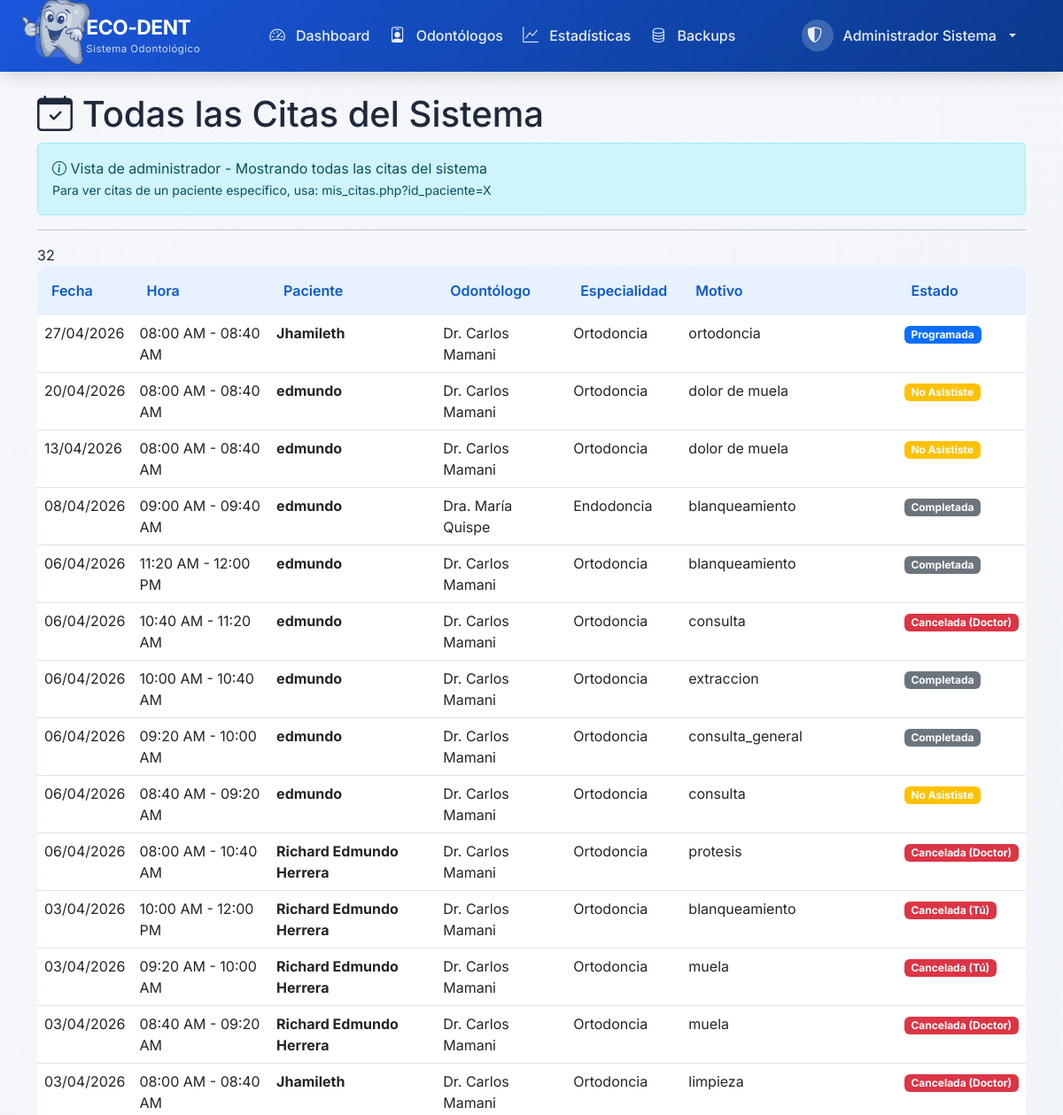
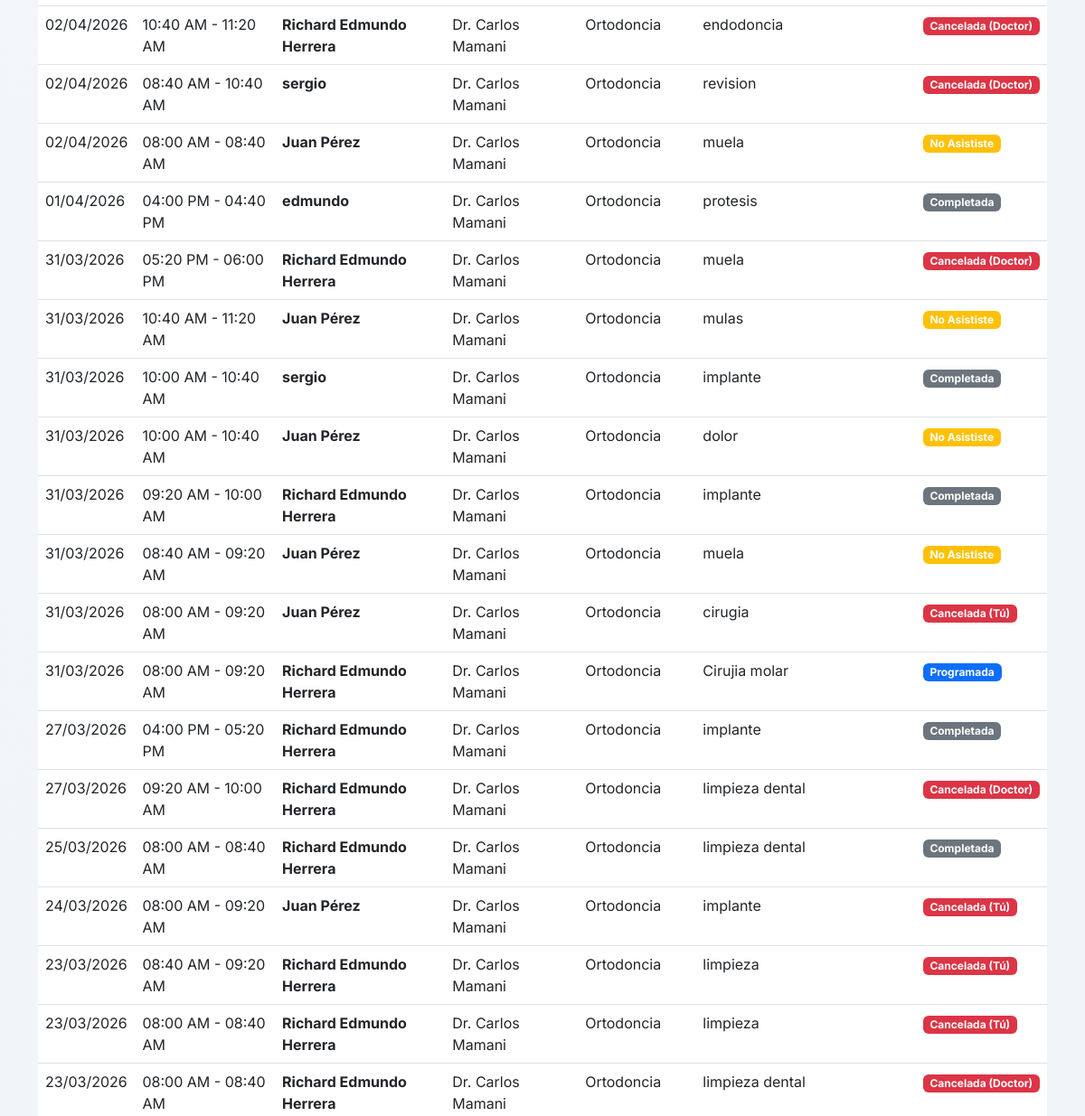
The app's page /public/paciente/mis_citas.php (signed in, upper part), older data (2 pictures, top to bottom).
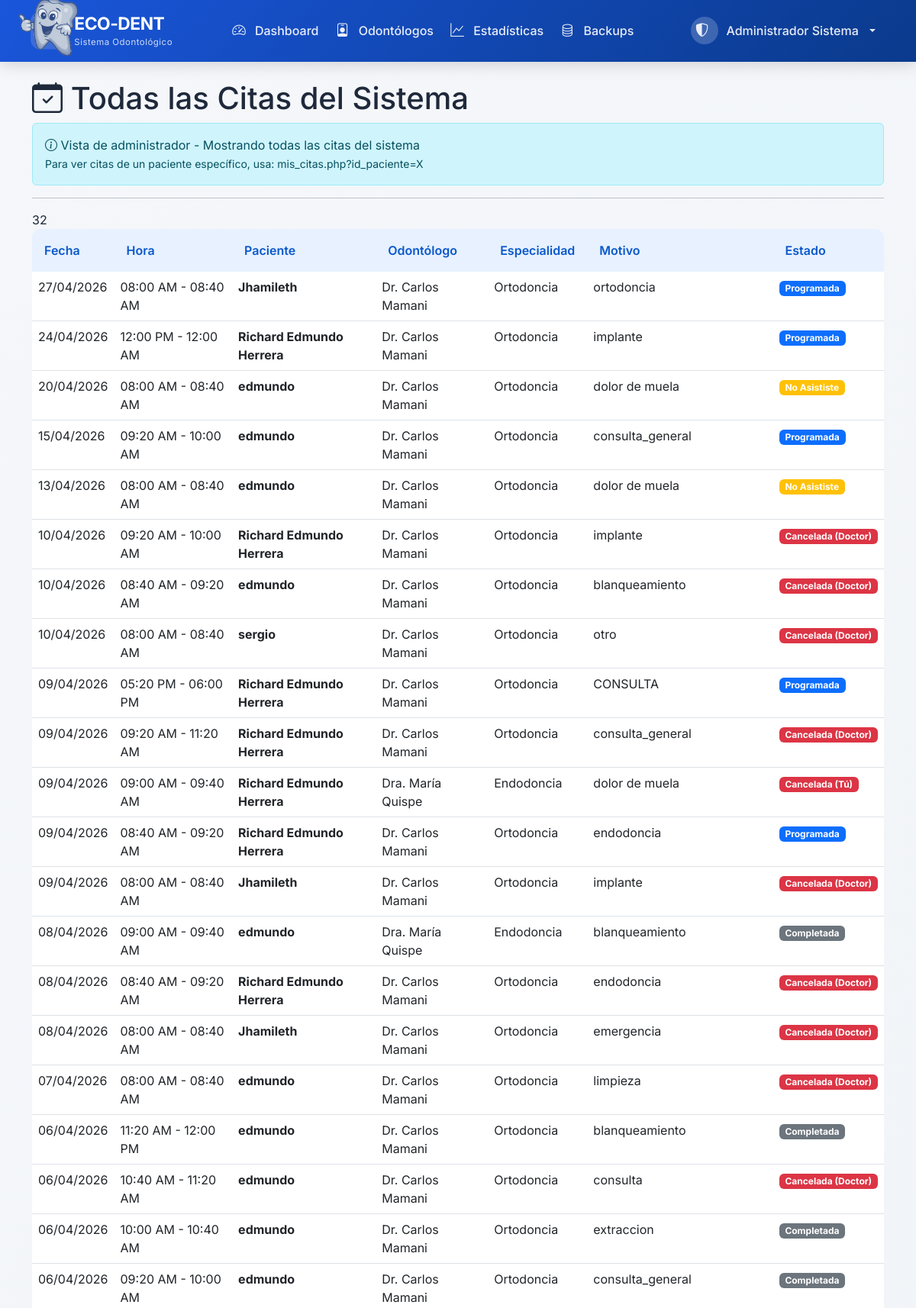
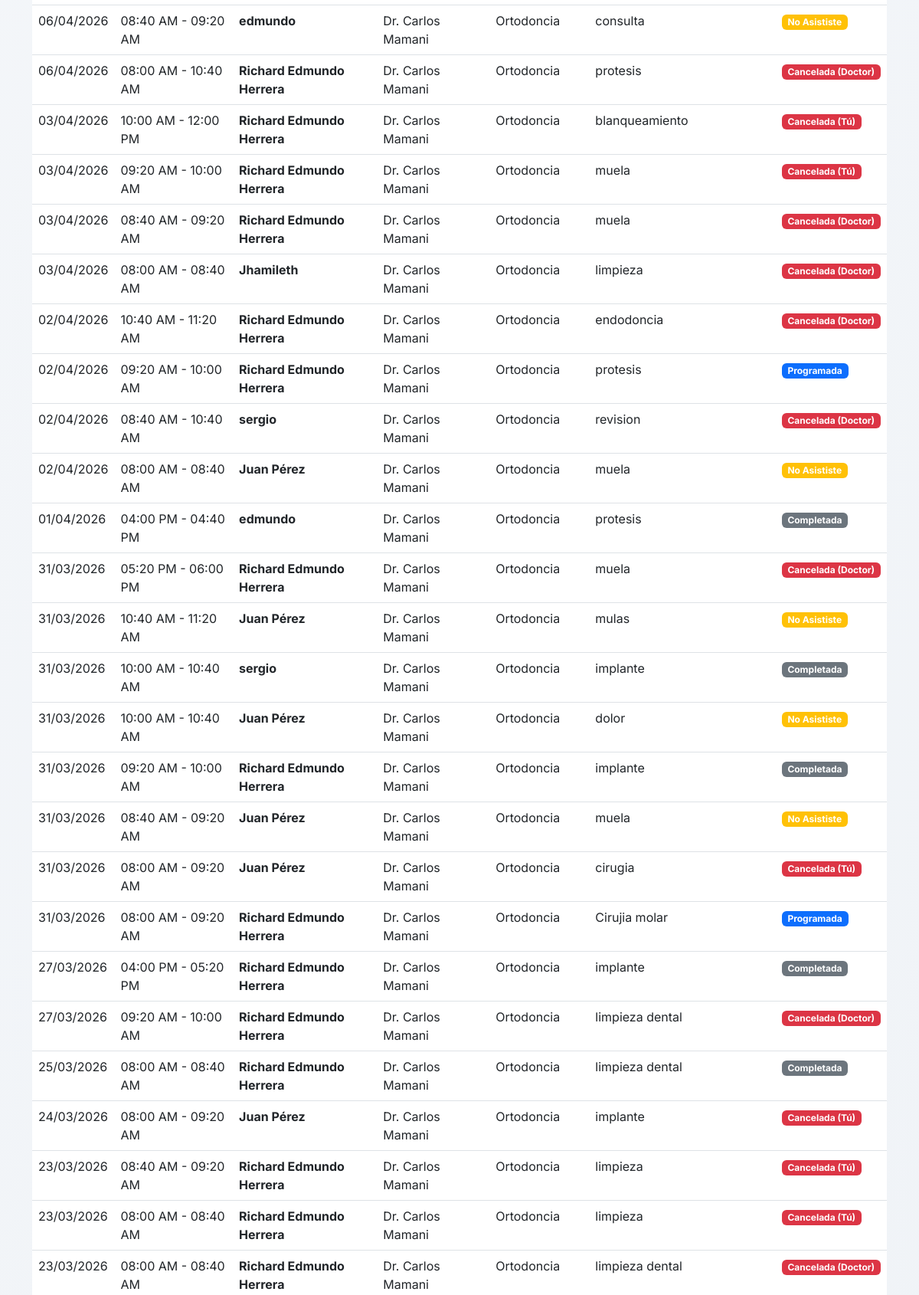
The same page, newer data (2 pictures, top to bottom).
### tables this page shows
CREATE TABLE `citas` (
  `id_cita` int(11) NOT NULL AUTO_INCREMENT,
  `id_paciente` int(11) NOT NULL,
  `id_odontologo` int(11) NOT NULL,
  `fecha_cita` date NOT NULL,
  `hora_cita` time NOT NULL,
  `hora_fin` time DEFAULT NULL,
  `motivo` varchar(255) DEFAULT NULL,
  `estado` enum('programada','confirmada','completada','cancelada_pac','cancelada_doc','ausente') DEFAULT 'programada',
  `cambios_realizados` int(11) DEFAULT 0,
  `limite_cambios` int(11) DEFAULT 3,
  `puede_modificar` tinyint(1) DEFAULT 1,
  `llego_tarde` tinyint(1) DEFAULT 0,
  `minutos_tarde` int(11) DEFAULT 0,
  `cancelado_por` int(11) DEFAULT NULL,
  `motivo_cancelacion` text DEFAULT NULL,
  `fecha_cancelacion` datetime DEFAULT NULL,
  `notificacion_enviada` tinyint(1) DEFAULT 0,
  `fecha_recordatorio_24h` datetime DEFAULT NULL,
  `fecha_recordatorio_1h` datetime DEFAULT NULL,
  `fecha_creacion` datetime DEFAULT current_timestamp(),
  `fecha_actualizacion` datetime DEFAULT NULL ON UPDATE current_timestamp(),
  PRIMARY KEY (`id_cita`),
  KEY `idx_fecha_cita` (`fecha_cita`),
  KEY `idx_odontologo_fecha` (`id_odontologo`,`fecha_cita`),
  KEY `idx_paciente` (`id_paciente`),
  KEY `idx_estado` (`estado`),
  CONSTRAINT `citas_ibfk_1` FOREIGN KEY (`id_paciente`) REFERENCES `pacientes` (`id_paciente`) ON DELETE CASCADE,
  CONSTRAINT `citas_ibfk_2` FOREIGN KEY (`id_odontologo`) REFERENCES `odontologos` (`id_odontologo`) ON DELETE CASCADE
);

CREATE TABLE `usuarios` (
  `id_usuario` int(11) NOT NULL AUTO_INCREMENT,
  `email` varchar(100) NOT NULL,
  `contrasena_hash` varchar(255) NOT NULL,
  `nombre_completo` varchar(150) NOT NULL,
  `telefono` varchar(20) DEFAULT NULL,
  `rol` enum('paciente','odontologo','admin') NOT NULL,
  `email_verificado` tinyint(1) DEFAULT 0,
  `codigo_verificacion` varchar(10) DEFAULT NULL,
  `codigo_expiracion` datetime DEFAULT NULL,
  `activo` tinyint(1) DEFAULT 1,
  `fecha_registro` datetime DEFAULT current_timestamp(),
  `ultimo_acceso` datetime DEFAULT NULL,
  PRIMARY KEY (`id_usuario`),
  UNIQUE KEY `email` (`email`),
  KEY `idx_email` (`email`),
  KEY `idx_rol` (`rol`)
);

CREATE TABLE `odontologos` (
  `id_odontologo` int(11) NOT NULL AUTO_INCREMENT,
  `id_usuario` int(11) NOT NULL,
  `especialidad_principal` varchar(100) NOT NULL,
  `especialidades_adicionales` text DEFAULT NULL,
  `duracion_cita_min` int(11) DEFAULT 40,
  `max_citas_dia` int(11) DEFAULT 8,
  `color_calendario` varchar(7) DEFAULT '#2E75B6',
  `activo` tinyint(1) DEFAULT 1,
  PRIMARY KEY (`id_odontologo`),
  UNIQUE KEY `id_usuario` (`id_usuario`),
  KEY `idx_activo` (`activo`),
  CONSTRAINT `odontologos_ibfk_1` FOREIGN KEY (`id_usuario`) REFERENCES `usuarios` (`id_usuario`) ON DELETE CASCADE
);

### includes/funciones.php (called while the page is built, shortened)
<?php
function esPaciente() {
    return isset($_SESSION['rol']) && $_SESSION['rol'] === 'paciente';
}
function esAdmin() {
    return isset($_SESSION['rol']) && $_SESSION['rol'] === 'admin';
}
?>

### public/paciente/mis_citas.php (the view, shortened to what the changed rows need)
<?php
require_once '../../config/database.php';
require_once '../../includes/funciones.php';
$es_admin = esAdmin();
$es_paciente = esPaciente();
$id_paciente = null;
$nombre_paciente = null;
if ($es_paciente && $id_paciente) {
    $sql = "SELECT c.*,
                   u.nombre_completo as nombre_odontologo,
                   o.especialidad_principal
            FROM citas c
            JOIN odontologos o ON c.id_odontologo = o.id_odontologo
            JOIN usuarios u ON o.id_usuario = u.id_usuario
            WHERE c.id_paciente = ?
            ORDER BY c.fecha_cita DESC, c.hora_cita DESC";
    $stmt = $conexion->prepare($sql);
    $stmt->bind_param("i", $id_paciente);
    $stmt->execute();
    $citas = $stmt->get_result();
} elseif ($es_admin) {
    $sql = "SELECT c.*,
                   u.nombre_completo as nombre_odontologo,
                   o.especialidad_principal,
                   p2.nombre_completo as nombre_paciente
            FROM citas c
            JOIN odontologos o ON c.id_odontologo = o.id_odontologo
            JOIN usuarios u ON o.id_usuario = u.id_usuario
            JOIN pacientes p ON c.id_paciente = p.id_paciente
            JOIN usuarios p2 ON p.id_usuario = p2.id_usuario
            ORDER BY c.fecha_cita DESC, c.hora_cita DESC
            LIMIT 100";
    $citas = $conexion->query($sql);
} else {
    $citas = new mysqli_result();
    $citas->num_rows = 0;
}
require_once '../../includes/header.php';
?>
<div class="row">
    <div class="col-md-12">
        <h1><i class="bi bi-calendar-check"></i>
            <?php
            if ($es_admin && $nombre_paciente) {
                echo "Citas de: " . htmlspecialchars($nombre_paciente);
            } elseif ($es_admin) {
                echo "Todas las Citas del Sistema";
            } else {
                echo "Mis Citas";
            }
            ?>
        </h1>
        <?php if (!$citas || $citas->num_rows === 0): ?>
            <div class="alert alert-info">
                <i class="bi bi-info-circle"></i>
                <?php
                if ($es_admin && $nombre_paciente) {
                    echo "Este paciente no tiene citas registradas.";
                } elseif ($es_admin) {
                    echo "No hay citas registradas en el sistema.";
                } else {
                    echo "No tienes citas agendadas. <a href='agendar.php'>¡Agenda tu primera cita ahora!</a>";
                }
                ?>
            </div>
        <?php else: ?>
            <div class="table-responsive">
                <table class="table table-hover">
                    <thead class="table-dark">
                            <th>Fecha</th>
                            <th>Hora</th>
                            <?php if ($es_admin && !$nombre_paciente): ?>
                                <th>Paciente</th>
                            <?php endif; ?>
                            <th>Odontólogo</th>
                            <th>Especialidad</th>
                            <th>Motivo</th>
                            <th>Estado</th>
                    </thead>
                    <tbody>
                        <?php while ($cita = $citas->fetch_assoc()): ?>
                            <tr>
                                <td><?php echo date('d/m/Y', strtotime($cita['fecha_cita'])); ?></td>
                                <td><?php echo date('h:i A', strtotime($cita['hora_cita'])).' - '.date('h:i A', strtotime($cita['hora_fin'])); ?></td>
                                <?php if ($es_admin && !$nombre_paciente): ?>
                                    <td>
                                        <strong><?php echo htmlspecialchars($cita['nombre_paciente'] ?? 'N/A'); ?></strong>
                                    </td>
                                <?php endif; ?>
                                <td><?php echo htmlspecialchars($cita['nombre_odontologo']); ?></td>
                                <td><?php echo htmlspecialchars($cita['especialidad_principal']); ?></td>
                                <td><?php echo $cita['motivo'] ?? '-'; ?></td>
                                <td>
                                    <?php
                                    $estados = [
                                        'programada' => 'badge bg-primary',
                                        'confirmada' => 'badge bg-success',
                                        'completada' => 'badge bg-secondary',
                                        'cancelada_pac' => 'badge bg-danger',
                                        'cancelada_doc' => 'badge bg-danger',
                                        'ausente' => 'badge bg-warning'
                                    ];
                                    $estado_texto = [
                                        'programada' => 'Programada',
                                        'confirmada' => 'Confirmada',
                                        'completada' => 'Completada',
                                        'cancelada_pac' => 'Cancelada (Tú)',
                                        'cancelada_doc' => 'Cancelada (Doctor)',
                                        'ausente' => 'No Asististe'
                                    ];
                                    $clase = $estados[$cita['estado']] ?? 'badge bg-secondary';
                                    ?>
                                    <span class="<?php echo $clase; ?>">
                                        <?php echo $estado_texto[$cita['estado']] ?? $cita['estado']; ?>
                                    </span>
                                </td>
                            </tr>
                        <?php endwhile; ?>
                    </tbody>
                </table>
            </div>
        <?php endif; ?>
    </div>
</div>
<?php
require_once '../../includes/footer.php';
?>

Row changes from the older to the newer data that the page shows:
added citas: fecha_cita "24/04/2026", hora_cita "12:00 PM", hora_fin "12:00 AM", usuarios.nombre_completo "Richard Edmundo Herrera", usuarios.nombre_completo "Dr. Carlos Mamani", id_odontologo.especialidad_principal "Ortodoncia", motivo "implante", estado "Programada"
added citas: fecha_cita "15/04/2026", hora_cita "09:20 AM", hora_fin "10:00 AM", usuarios.nombre_completo "edmundo", usuarios.nombre_completo "Dr. Carlos Mamani", id_odontologo.especialidad_principal "Ortodoncia", motivo "consulta_general", estado "Programada"
added citas: fecha_cita "10/04/2026", hora_cita "09:20 AM", hora_fin "10:00 AM", usuarios.nombre_completo "Richard Edmundo Herrera", usuarios.nombre_completo "Dr. Carlos Mamani", id_odontologo.especialidad_principal "Ortodoncia", motivo "implante", estado "Cancelada (Doctor)"
added citas: fecha_cita "10/04/2026", hora_cita "08:40 AM", hora_fin "09:20 AM", usuarios.nombre_completo "edmundo", usuarios.nombre_completo "Dr. Carlos Mamani", id_odontologo.especialidad_principal "Ortodoncia", motivo "blanqueamiento", estado "Cancelada (Doctor)"
added citas: fecha_cita "10/04/2026", hora_cita "08:00 AM", hora_fin "08:40 AM", usuarios.nombre_completo "sergio", usuarios.nombre_completo "Dr. Carlos Mamani", id_odontologo.especialidad_principal "Ortodoncia", motivo "otro", estado "Cancelada (Doctor)"
added citas: fecha_cita "09/04/2026", hora_cita "05:20 PM", hora_fin "06:00 PM", usuarios.nombre_completo "Richard Edmundo Herrera", usuarios.nombre_completo "Dr. Carlos Mamani", id_odontologo.especialidad_principal "Ortodoncia", motivo "CONSULTA", estado "Programada"
added citas: fecha_cita "09/04/2026", hora_cita "09:20 AM", hora_fin "11:20 AM", usuarios.nombre_completo "Richard Edmundo Herrera", usuarios.nombre_completo "Dr. Carlos Mamani", id_odontologo.especialidad_principal "Ortodoncia", motivo "consulta_general", estado "Cancelada (Doctor)"
added citas: fecha_cita "09/04/2026", hora_cita "09:00 AM", hora_fin "09:40 AM", usuarios.nombre_completo "Richard Edmundo Herrera", usuarios.nombre_completo "Dra. María Quispe", id_odontologo.especialidad_principal "Endodoncia", motivo "dolor de muela", estado "Cancelada (Tú)"
added citas: fecha_cita "09/04/2026", hora_cita "08:40 AM", hora_fin "09:20 AM", usuarios.nombre_completo "Richard Edmundo Herrera", usuarios.nombre_completo "Dr. Carlos Mamani", id_odontologo.especialidad_principal "Ortodoncia", motivo "endodoncia", estado "Programada"
added citas: fecha_cita "09/04/2026", hora_cita "08:00 AM", hora_fin "08:40 AM", usuarios.nombre_completo "Jhamileth", usuarios.nombre_completo "Dr. Carlos Mamani", id_odontologo.especialidad_principal "Ortodoncia", motivo "implante", estado "Cancelada (Doctor)"
added citas: fecha_cita "08/04/2026", hora_cita "08:40 AM", hora_fin "09:20 AM", usuarios.nombre_completo "Richard Edmundo Herrera", usuarios.nombre_completo "Dr. Carlos Mamani", id_odontologo.especialidad_principal "Ortodoncia", motivo "endodoncia", estado "Cancelada (Doctor)"
added citas: fecha_cita "08/04/2026", hora_cita "08:00 AM", hora_fin "08:40 AM", usuarios.nombre_completo "Jhamileth", usuarios.nombre_completo "Dr. Carlos Mamani", id_odontologo.especialidad_principal "Ortodoncia", motivo "emergencia", estado "Cancelada (Doctor)"
added citas: fecha_cita "07/04/2026", hora_cita "08:00 AM", hora_fin "08:40 AM", usuarios.nombre_completo "edmundo", usuarios.nombre_completo "Dr. Carlos Mamani", id_odontologo.especialidad_principal "Ortodoncia", motivo "limpieza", estado "Cancelada (Doctor)"
added citas: fecha_cita "02/04/2026", hora_cita "09:20 AM", hora_fin "10:00 AM", usuarios.nombre_completo "Richard Edmundo Herrera", usuarios.nombre_completo "Dr. Carlos Mamani", id_odontologo.especialidad_principal "Ortodoncia", motivo "protesis", estado "Programada"
